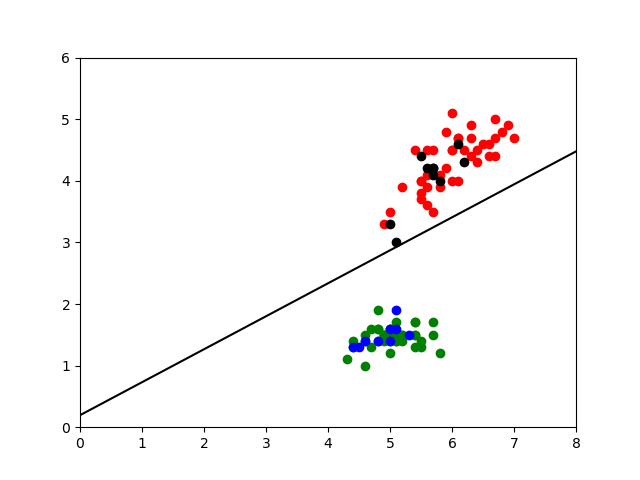

Python code for this plot:
import numpy as np
import matplotlib.pyplot as plt
import pandas as pd
import numpy as np

dataset = pd.read_csv('Iris.csv')
df = dataset.iloc[:, [1, 3]].values

x1 = df[:,0]
x2 = df[:,1]

setosa_x = x1[:40]
setosa_y = x2[:40]

versicolor_x = x1[40:80]
versicolor_y = x2[40:80]

test_x1 = x1[81:]
test_x2 = x2[81:]
#plt.figure(figsize=(8,6))

def abline(slope, intercept):
    Xi = np.array([0,8])
    
    plt.scatter(setosa_x,setosa_y,color='green')
    plt.scatter(versicolor_x,versicolor_y,color='red')

    plt.plot(Xi, Xi*slope + intercept, color = "black")
    #plt.pause(0.001)
    plt.draw()

# Importing the dataset

def sigm(t):
    return 1/(1+np.exp(-t))



def gradient_descent():
    n = 80
    alpha = 0.25
    theta2 = 0
    theta1 = 0
    theta0 = 0  
    for i in range(0,100):
        #plt.clf()
        plt.axis([0,8,0,6])
        #plt.scatter(X,y,color="red")
        yguess = []
        for j in range(0,n):
            res = sigm(theta1 * x1[j] + theta2*x2[j] + theta0)
            if res < 0.5:
                res = 0
            else:
                res = 1
            yguess.append(res)
        for j in range(0,n):
            if yguess[j] > 0.5:
                yguess[j] = 1
            else:
                yguess[j] = 0
        ynew = []
        for j in range(0,n):
         if j < 40 :
             p=0
         else:
             p=1

         ynew.append((yguess[j]-p) * x2[j])

        derivative2 = sum(ynew) / n

        ynew = []
        for j in range(0,n):
         if j < 40 :
             p=0
         else:
             p=1
         ynew.append((yguess[j]-p) * x1[j])

        derivative1 = sum(ynew) / n

        ynew = []
        for j in range(0,n):
         if j < 40 :
             p=0
         else:
             p=1
         ynew.append(yguess[j] - p)

        derivative0 = sum(ynew) / n
        
        theta0 = theta0 - alpha * derivative0
        theta1 = theta1 - alpha * derivative1
        theta2 = theta2 - alpha * derivative2

    abline(-theta1/theta2,-theta0/theta2)
    #print(theta2,theta1,theta0)
    #print(-theta1/theta2,-theta0/theta2)
    return theta0,theta1,theta2

setosa_x_result = []
setosa_y_result = []
verticolor_x_result = []
verticolor_y_result = []

t0,t1,t2 = gradient_descent()

for i in range(0,len(test_x1)):
    result = sigm(t2*test_x2[i] + t1*test_x1[i] + t0)
    #print(result)
    if result < 0.5 :
        setosa_x_result.append(test_x1[i])
        setosa_y_result.append(test_x2[i])
    else:
        verticolor_x_result.append(test_x1[i])
        verticolor_y_result.append(test_x2[i])


plt.scatter(setosa_x_result,setosa_y_result,color='blue')
plt.scatter(verticolor_x_result,verticolor_y_result,color='black')
plt.show()
